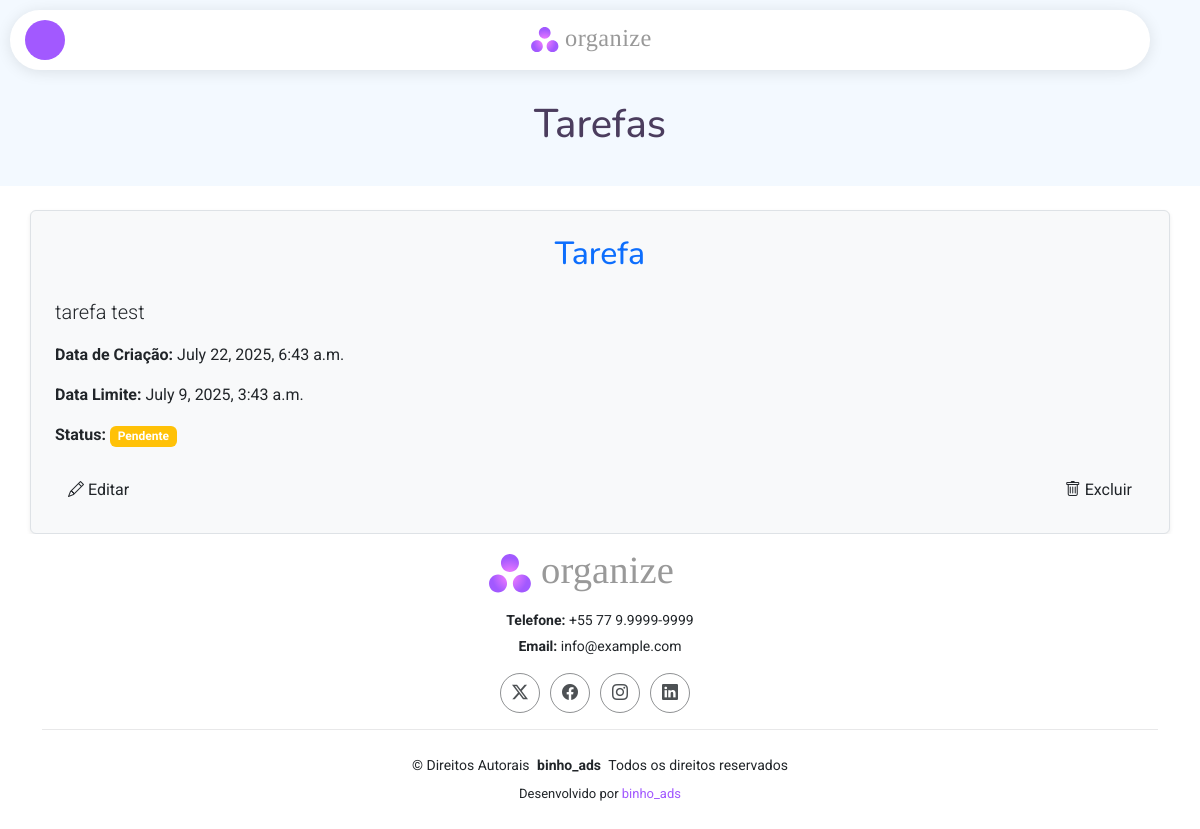
Screenshot of /visualizar/4/ (signed in) with the database file from the repository.
### tarefa/models.py (models this page shows, shortened)
class Tarefa(models.Model):
    usuario = models.ForeignKey(User, on_delete=models.CASCADE)
    categoria = models.ForeignKey(Categoria, on_delete=models.SET_NULL, null=True, blank=True)
    titulo = models.CharField(max_length=255)
    descricao = models.TextField()
    data_criacao = models.DateTimeField(auto_now_add=True)
    data_limite = models.DateTimeField()
    concluida = models.BooleanField(default=False)

### tarefa/views.py (the view)
# urls.py: path('visualizar/<int:id>/', views.visualizar_tarefa, name='visualizar_tarefa'),
@login_required
def visualizar_tarefa(request, id):
    tarefa = get_object_or_404(Tarefa, id=id, usuario=request.user)
    return render(request, 'visualizar_tarefa.html', {'tarefa': tarefa})

### tarefa/templates/visualizar_tarefa.html (shortened to what this page needs)
{% load static %}
<!DOCTYPE html>
<html lang="pt_BR">
<head>
  <link href="{% static 'vendor/bootstrap/css/bootstrap.min.css' %}" rel="stylesheet">
  <link href="{% static 'vendor/bootstrap-icons/bootstrap-icons.css' %}" rel="stylesheet">
  <link href="{% static 'vendor/aos/aos.css' %}" rel="stylesheet">
  <link href="{% static 'vendor/glightbox/css/glightbox.min.css' %}" rel="stylesheet">
  <link href="{% static 'vendor/swiper/swiper-bundle.min.css' %}" rel="stylesheet">
  <link href="{% static 'css/main.css' %}" rel="stylesheet">
  <link href="https://cdn.jsdelivr.net/npm/fullcalendar@6.1.11/main.min.css" rel="stylesheet">
</head>
<body class="starter-page-page">
  <header id="header" class="header d-flex align-items-center fixed-top">
    <div class="header-container container-fluid container-xl position-relative d-flex align-items-center justify-content-between">
      <a href="#" class="logo d-flex align-items-center me-auto me-xl-0">
        <img src="{% static 'img\logoorganize.svg' %}" alt="Logo do site" class="img-fluid">
      </a>
      <div class="user-profile position-relative">
        <div class="profile-circle" onclick="toggleDropdown()">
        </div>
      </div>
    </div>
  </header>
  <main class="main">
    <div class="page-titleuser light-background">
      <div class="container">
        <h1>Tarefas</h1>
      </div>
    </div>
    <div class="container mt-4 p-4 border rounded shadow-sm bg-light">
    <h2 class="text-center text-primary mb-4">{{ tarefa.titulo }}</h2>
    <p class="lead">{{ tarefa.descricao }}</p>
    <p><strong>Data de Criação:</strong> {{ tarefa.data_criacao }}</p>
    <p><strong>Data Limite:</strong> {{ tarefa.data_limite }}</p>
    <p><strong>Status:</strong>
        {% if tarefa.concluida %}
            <span class="badge bg-success">Concluída</span>
        {% else %}
            <span class="badge bg-warning">Pendente</span>
        {% endif %}
    </p>
    <div class="d-flex justify-content-between mt-4">
        <a href="{% url 'tarefa:editar_tarefa' tarefa.id %}" class="btn custom-btn-edit">
            <i class="bi bi-pencil"></i> Editar
        </a>
        <a href="{% url 'tarefa:excluir_tarefa' tarefa.id %}" class="btn custom-btn-delete">
            <i class="bi bi-trash"></i> Excluir
        </a>
    </div>
</div>
  </main>
  <footer id="footer" class="footer">
    <div class="container text-center">
      <a href="{% url 'tarefa:home' %}" class="logo d-flex justify-content-center mb-3">
        <img src="{% static 'img/logoorganize.svg' %}" alt="Logo do site" style="max-height: 40px;">
      </a>
      <div class="footer-contact mb-3">
        <p><strong>Telefone:</strong> +55 77 9.9999-9999</p>
        <p><strong>Email:</strong> info@example.com</p>
      </div>
      <div class="social-links d-flex justify-content-center mb-3">
        <a href="#"><i class="bi bi-twitter-x"></i></a>
        <a href="#"><i class="bi bi-facebook"></i></a>
        <a href="#"><i class="bi bi-instagram"></i></a>
        <a href="#"><i class="bi bi-linkedin"></i></a>
      </div>
      <div class="copyright">
        <p>© <span>Direitos Autorais</span> <strong class="px-1">binho_ads</strong> <span>Todos os direitos reservados</span></p>
        <div class="credits">
          Desenvolvido por <a href="#">binho_ads</a>
        </div>
      </div>
    </div>
  </footer>
</body>
</html>

### static/css/main.css (style rules this page uses)
:root { --default-font: "Roboto", system-ui, -apple-system, "Segoe UI", Roboto, "Helvetica Neue", Arial, "Noto Sans", "Liberation Sans", sans-serif, "Apple Color Emoji", "Segoe UI Emoji", "Segoe UI Symbol", "Noto Color Emoji"; --heading-font: "Nunito", sans-serif; --nav-font: "Inter", sans-serif; }
:root { --background-color: #ffffff; --default-color: #212529; --heading-color: #4b3d5e; --accent-color: #a259ff; --surface-color: #ffffff; --contrast-color: #ffffff; }
:root { --nav-color: #212529; --nav-hover-color: #a259ff; --nav-mobile-background-color: #ffffff; --nav-dropdown-background-color: #ffffff; --nav-dropdown-color: #212529; --nav-dropdown-hover-color: #a259ff; }
.light-background { --background-color: #f3f9ff; --surface-color: #ffffff; }
:root { scroll-behavior: smooth; }
body { color: var(--default-color); background-color: var(--background-color); font-family: var(--default-font); }
a { color: var(--accent-color); text-decoration: none; transition: 0.3s; }
h1, h2, h3, h4, h5, h6 { color: var(--heading-color); font-family: var(--heading-font); }
.header { --background-color: rgba(255, 255, 255, 0); color: var(--default-color); background-color: var(--background-color); padding: 20px 0; transition: all 0.5s; z-index: 997; }
.header .header-container { background: var(--surface-color); border-radius: 50px; padding: 5px 25px; box-shadow: 0px 2px 15px rgba(0, 0, 0, 0.1); }
.header .logo { line-height: 1; padding-left: 5px; }
.header .logo img { max-height: 26px; height: auto; width: auto; max-width: 100%; margin-right: 8px; transition: all 0.3s ease; object-fit: contain; }
.header .logo img { max-height: 26px; margin-right: 8px; }
@media (max-width: 1200px) { .header { padding-top: 10px; } }
@media (max-width: 1200px) { .header .header-container { margin-left: 10px; margin-right: 10px; padding: 10px 5px 10px 15px; } }
@media (max-width: 1200px) { .header .logo { order: 1; } }
.footer { color: var(--default-color); background-color: var(--background-color); font-size: 14px; position: relative; padding-top: 20px; }
.footer .social-links a { display: flex; align-items: center; justify-content: center; width: 40px; height: 40px; border-radius: 50%; border: 1px solid color-mix(in srgb, var(--default-color), transparent 50%); font-size: 16px; color: color-mix(in srgb, var(--default-color), transparent 20%); margin-right: 10px; transition: 0.3s; }
.footer .footer-contact p { margin-bottom: 5px; }
.footer .copyright { padding: 25px 0; border-top: 1px solid color-mix(in srgb, var(--default-color), transparent 90%); }
.footer .copyright p { margin-bottom: 0; }
.footer .credits { margin-top: 8px; font-size: 13px; }
.page-titleuser { color: var(--default-color); background-color: var(--background-color); padding: 100px 0 30px 0; text-align: center; position: relative; }
.user-profile { position: relative; display: inline-block; }
.profile-circle { width: 40px; height: 40px; background-color: #a259ff; color: white; border-radius: 50%; display: flex; align-items: center; justify-content: center; cursor: pointer; font-weight: bold; font-size: 16px; }

### rows the page displays
Tarefa: titulo "Tarefa", descricao "tarefa test", data_criacao "July 22, 2025, 6:43 a.m.", data_limite "July 9, 2025, 3:43 a.m."
